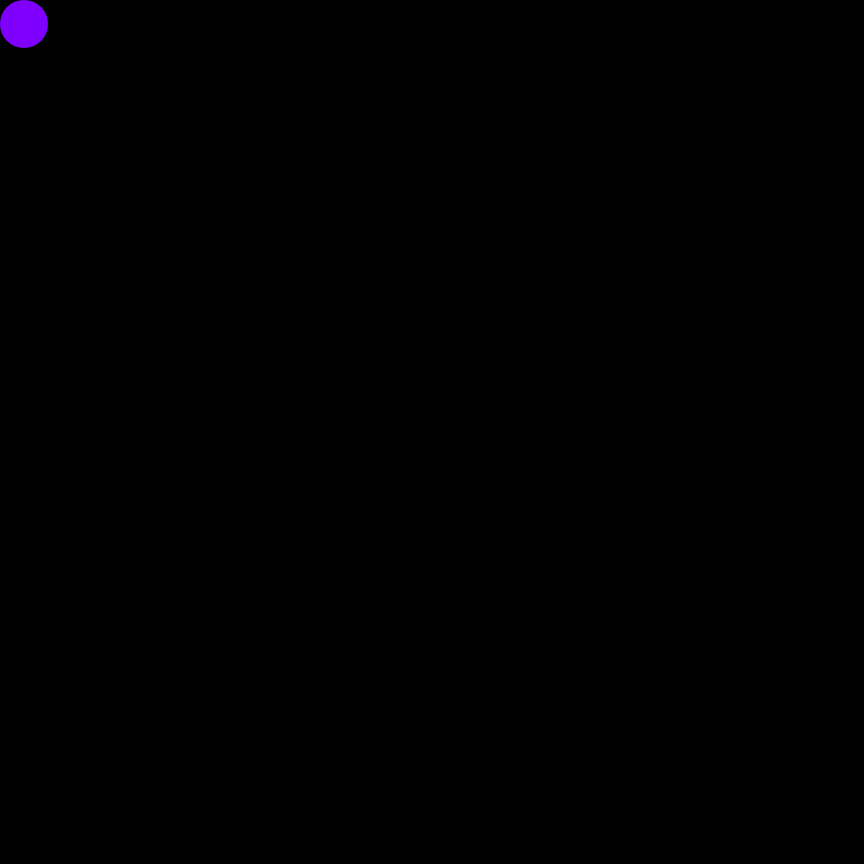
Frame 1 (no input)
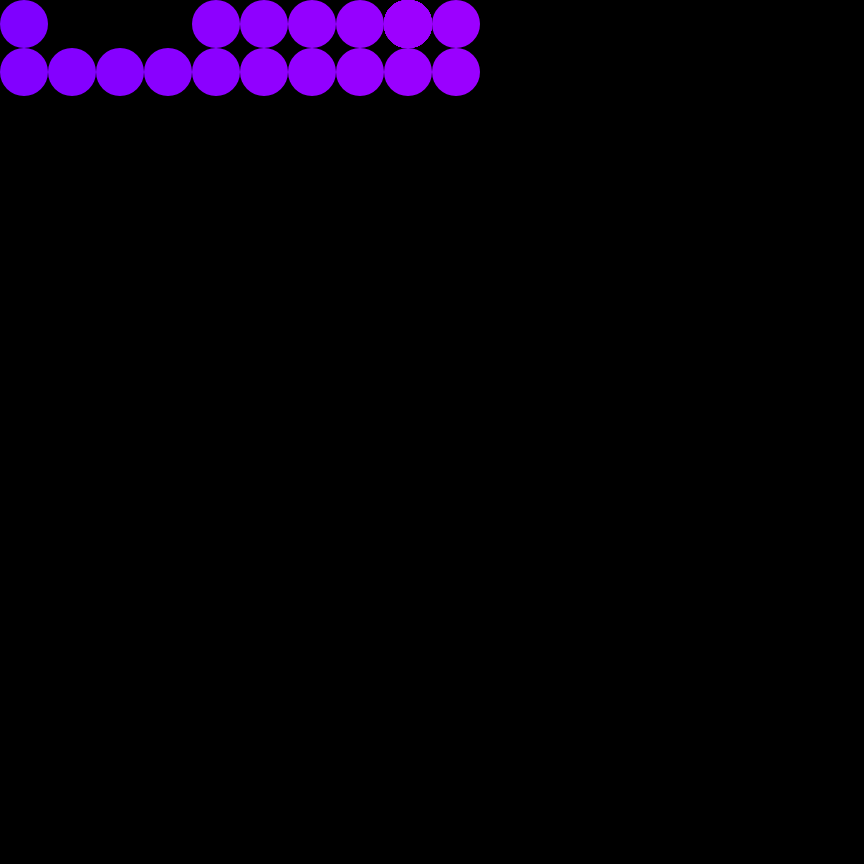
Frame 60 (no input)
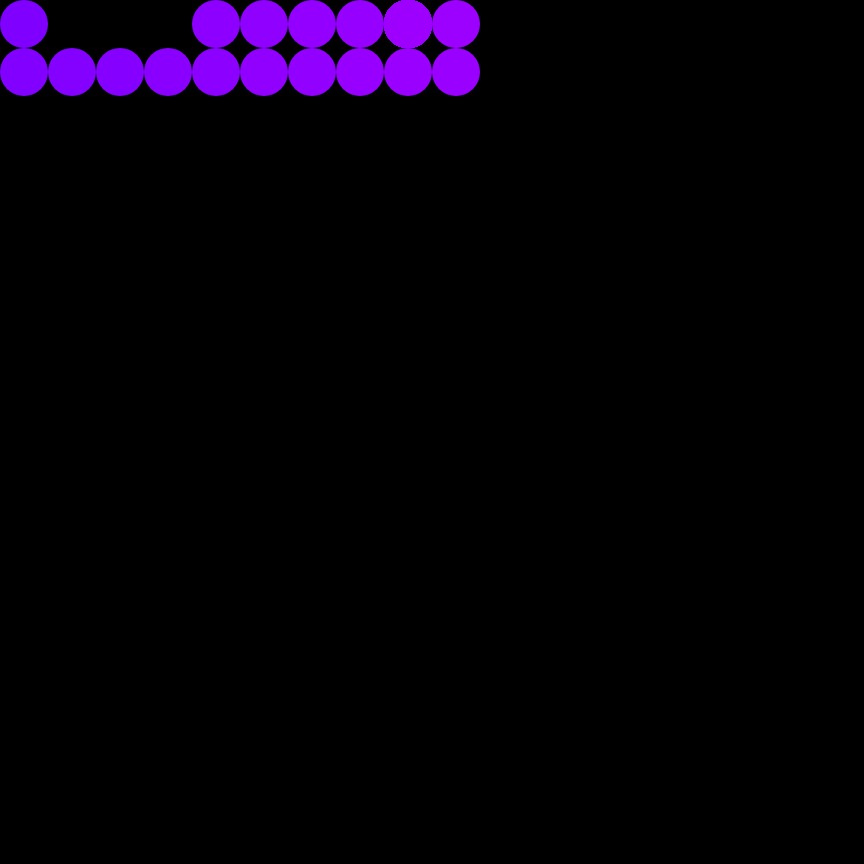
Frame 120 (the mouse pressed at the canvas centre since frame 60)

The p5.js sketch that drew these frames (run headless with seeded random() and noise() and a simulated clock; from frame 60 on, the mouse is pressed at the canvas centre):

// p5.js sketch
// ── sketch.js
let w;
const ellipseWidth = 48;
const ellipseHeight = 48;
const firstPosition = [ellipseWidth / 2, ellipseHeight / 2];
let currentHue;

function setup() {
  canvas = createCanvas(ellipseWidth * 18, ellipseWidth * 18);
  w = new Walker();
  currentHue = random(360);
  noStroke();
  background(0);
  colorMode(HSL);
  fill(currentHue, 100, 50);
}

function draw() {
  w.display();
  w.update();
}

function Walker() {
  this.xoff = 0
  this.axis = random([0, 1])
  this.direction = random([-1, 1])
  this.pos = createVector(...firstPosition);
  this.path = firstPosition

  this.display = function() {
    ellipse(this.pos.x, this.pos.y, ellipseWidth, ellipseHeight);
  };

  this.getNewPosition = function() {
    const params = [this.pos.x, this.pos.y]

    params[this.axis] = this.axis === 0 ? this.pos.x + (ellipseWidth * this.direction) : this.pos.y + (ellipseHeight * this.direction)
    return params
  }

  this.checkPositionValid = function (position) {
    return !(position[0] < 0 || position[1] < 0 || position[0] > width || position[1] > height || this.path.find(item => item[0] === position[0] && item[1] === position[1]))
  }

  this.update = function() {
    let params = this.getNewPosition()
    if (!this.checkPositionValid(params)) {
      this.direction = this.direction * -1;
      params = this.getNewPosition();
      if (!this.checkPositionValid(params)) {
        this.axis = this.axis === 0 ? 1 : 0;
        params = this.getNewPosition();
        if (!this.checkPositionValid(params)) {
          return
        }
      }
    }

    this.xoff += 0.05;
    currentHue = (currentHue + noise(this.xoff)) % 360
    fill(currentHue, 100, 50);
    this.path.push(params)
    const nextPosition = createVector(...params)
    this.pos = nextPosition
    this.axis = random([0, 1])
    this.direction = random([-1, 1])
  }
}
